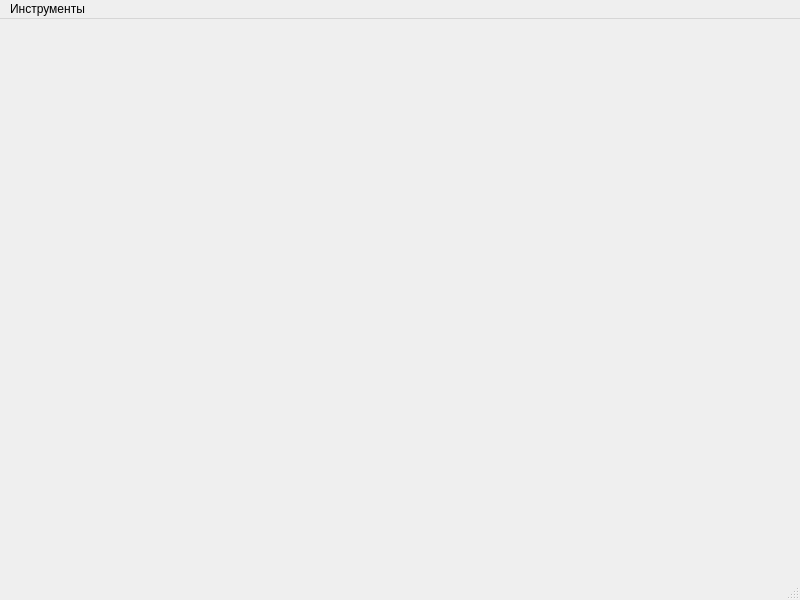
<?xml version="1.0" encoding="UTF-8"?>
<ui version="4.0">
 <class>MainWindow</class>
 <widget class="QMainWindow" name="MainWindow">
  <property name="geometry">
   <rect>
    <x>0</x>
    <y>0</y>
    <width>800</width>
    <height>600</height>
   </rect>
  </property>
  <property name="windowTitle">
   <string>MainWindow</string>
  </property>
  <widget class="QWidget" name="centralwidget">
   <layout class="QVBoxLayout" name="verticalLayout_2">
    <item>
     <layout class="QVBoxLayout" name="verticalLayout"/>
    </item>
   </layout>
  </widget>
  <widget class="QMenuBar" name="menubar">
   <property name="geometry">
    <rect>
     <x>0</x>
     <y>0</y>
     <width>800</width>
     <height>19</height>
    </rect>
   </property>
   <widget class="QMenu" name="menu">
    <property name="title">
     <string>Инструменты</string>
    </property>
   </widget>
   <addaction name="menu"/>
  </widget>
  <widget class="QStatusBar" name="statusbar"/>
  <action name="cpu_distribution_action">
   <property name="text">
    <string>Распределение нагрузки по ядрам</string>
   </property>
  </action>
 </widget>
 <resources/>
 <connections/>
</ui>
